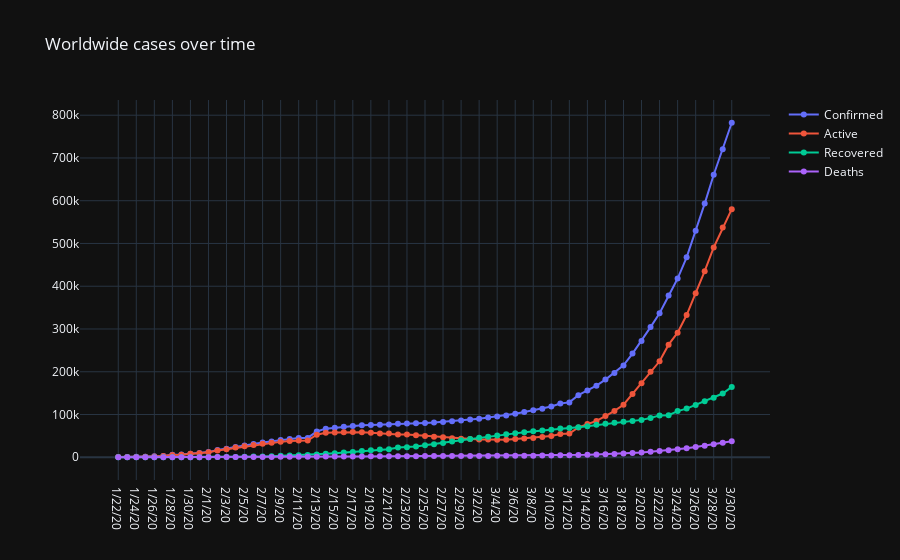

This figure's notebook cell:
### Code cell
fig = go.Figure()
fig.add_trace(go.Scatter(x = covid_time['date'], y = covid_time['confirmed'], mode = 'lines+markers', name='Confirmed'))
fig.add_trace(go.Scatter(x = covid_time['date'], y = covid_time['active'], mode = 'lines+markers', name='Active'))
fig.add_trace(go.Scatter(x = covid_time['date'], y = covid_time['recovered'], mode = 'lines+markers', name='Recovered'))
fig.add_trace(go.Scatter(x = covid_time['date'], y = covid_time['deaths'], mode = 'lines+markers', name='Deaths'))
fig.update_layout(template = 'plotly_dark', title = 'Worldwide cases over time')
po.iplot(fig, filename='figure_2')
